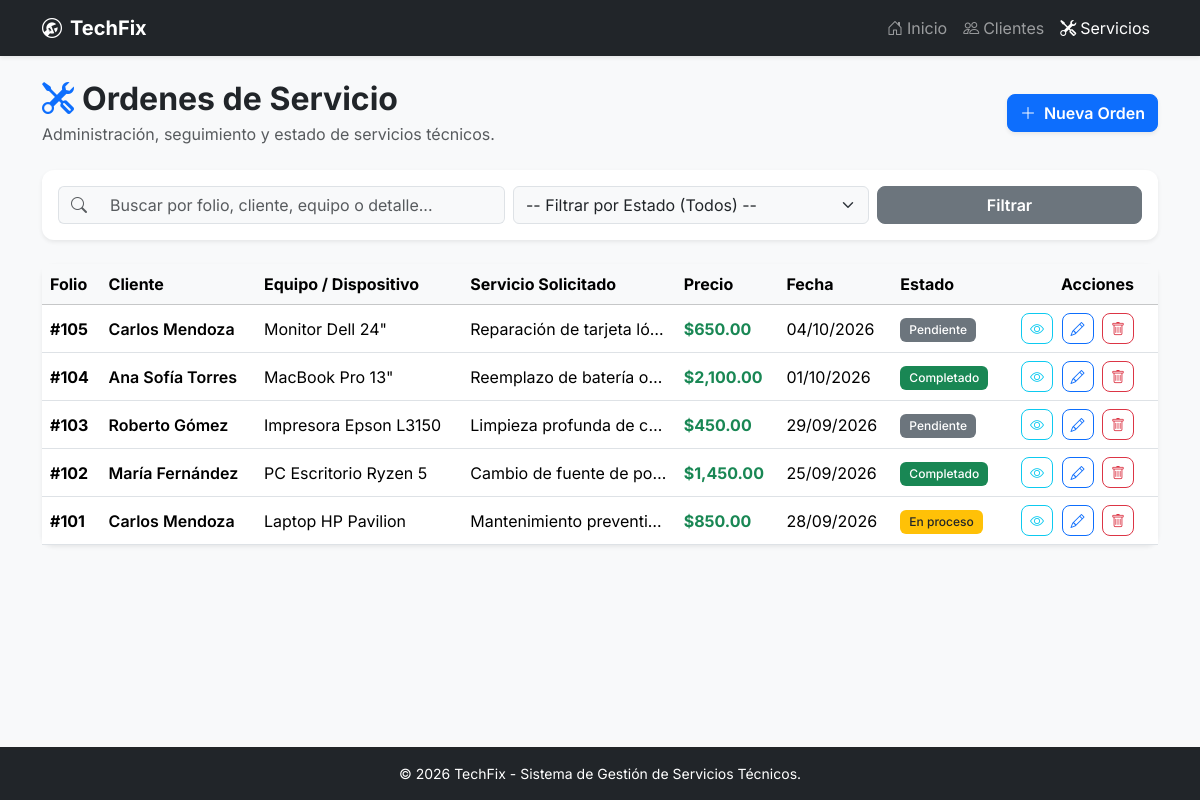
Page /servicios.php on the committed database.
### tables this page shows
CREATE TABLE IF NOT EXISTS `servicios` (
  `id` INT AUTO_INCREMENT PRIMARY KEY,
  `cliente_id` INT NOT NULL,
  `equipo` VARCHAR(150) NOT NULL,
  `servicio` TEXT NOT NULL,
  `precio` DECIMAL(10,2) NOT NULL DEFAULT 0.00,
  `estado` ENUM('Pendiente', 'En proceso', 'Completado', 'Cancelado') NOT NULL DEFAULT 'Pendiente',
  `fecha_ingreso` DATE NOT NULL,
  `created_at` TIMESTAMP DEFAULT CURRENT_TIMESTAMP,
  CONSTRAINT `fk_servicios_cliente` FOREIGN KEY (`cliente_id`) REFERENCES `clientes` (`id`) ON DELETE CASCADE ON UPDATE CASCADE
);

CREATE TABLE IF NOT EXISTS `clientes` (
  `id` INT AUTO_INCREMENT PRIMARY KEY,
  `nombre` VARCHAR(100) NOT NULL,
  `email` VARCHAR(100) NOT NULL,
  `telefono` VARCHAR(20) NOT NULL,
  `ciudad` VARCHAR(100) NOT NULL,
  `created_at` TIMESTAMP DEFAULT CURRENT_TIMESTAMP
);

### servicios.php (the view, shortened to what this page needs)
<?php
require_once 'includes/db.php';
$search       = trim($_GET['search'] ?? '');
$servicios    = [];
$listaClientes= [];
if ($pdo) {
    try {
        $stmtC = $pdo->query("SELECT id, nombre FROM clientes ORDER BY nombre ASC");
        $listaClientes = $stmtC->fetchAll();
        $sql = "
            SELECT s.*, c.nombre AS cliente_nombre, c.email AS cliente_email, c.telefono AS cliente_telefono
            FROM servicios s
            JOIN clientes c ON s.cliente_id = c.id
            WHERE 1=1
        ";
        $params = [];
        $sql .= " ORDER BY s.id DESC";
        $stmt = $pdo->prepare($sql);
        $stmt->execute($params);
        $servicios = $stmt->fetchAll();
    } catch (PDOException $e) {
        $dbErrorMsg = $e->getMessage();
    }
}
function getBadgeClass($estado) {
    switch ($estado) {
        case 'Completado':
            return 'bg-success';
        case 'En proceso':
            return 'bg-warning text-dark';
        case 'Pendiente':
            return 'bg-secondary';
    }
}
require_once 'includes/header.php';
require_once 'includes/navbar.php';
?>
<div class="container my-4">
    <div class="d-flex flex-column flex-md-row justify-content-between align-items-md-center mb-4 gap-3">
        <div>
            <h2 class="fw-bold mb-1"><i class="bi bi-tools me-2 text-primary"></i>Ordenes de Servicio</h2>
            <p class="text-muted mb-0">Administración, seguimiento y estado de servicios técnicos.</p>
        </div>
        <button class="btn btn-primary shadow-sm fw-semibold" data-bs-toggle="modal" data-bs-target="#modalCrearServicio" <?php echo (empty($listaClientes) || !$pdo) ? 'disabled' : ''; ?>>
            <i class="bi bi-plus-lg me-2"></i>Nueva Orden
        </button>
    </div>
    <div class="card border-0 shadow-sm mb-4">
        <div class="card-body p-3">
            <form method="GET" action="servicios.php" class="row g-2 align-items-center">
                <div class="col-md-5 col-12">
                    <div class="input-group">
                        <span class="input-group-text bg-light border-end-0"><i class="bi bi-search text-muted"></i></span>
                        <input type="text" name="search" class="form-control bg-light border-start-0" placeholder="Buscar por folio, cliente, equipo o detalle..." value="<?php echo htmlspecialchars($search); ?>">
                    </div>
                </div>
                <div class="col-md-4 col-12">
                    <select name="estado" class="form-select bg-light" onchange="this.form.submit()">
                        <option value="">-- Filtrar por Estado (Todos) --</option>
                    </select>
                </div>
                <div class="col-md-3 col-12 d-flex gap-2">
                    <button type="submit" class="btn btn-secondary w-100 fw-semibold">Filtrar</button>
                </div>
            </form>
        </div>
    </div>
    <div class="card border-0 shadow-sm">
        <div class="card-body p-0">
            <div class="table-responsive">
                <table class="table table-hover align-middle mb-0">
                    <thead class="table-light">
                        <tr>
                            <th>Folio</th>
                            <th>Cliente</th>
                            <th>Equipo / Dispositivo</th>
                            <th>Servicio Solicitado</th>
                            <th>Precio</th>
                            <th>Fecha</th>
                            <th>Estado</th>
                            <th class="text-end pe-4">Acciones</th>
                        </tr>
                    </thead>
                    <tbody>
                        <?php if (!empty($servicios)): ?>
                            <?php foreach ($servicios as $srv): ?>
                                <tr>
                                    <td class="fw-bold">#<?php echo $srv['id']; ?></td>
                                    <td class="fw-semibold"><?php echo htmlspecialchars($srv['cliente_nombre']); ?></td>
                                    <td><?php echo htmlspecialchars($srv['equipo']); ?></td>
                                    <td class="text-truncate" style="max-width: 200px;"><?php echo htmlspecialchars($srv['servicio']); ?></td>
                                    <td class="fw-bold text-success">$<?php echo number_format($srv['precio'], 2); ?></td>
                                    <td><?php echo date('d/m/Y', strtotime($srv['fecha_ingreso'])); ?></td>
                                    <td>
                                        <span class="badge <?php echo getBadgeClass($srv['estado']); ?>">
                                            <?php echo htmlspecialchars($srv['estado']); ?>
                                        </span>
                                    </td>
                                    <td class="text-end pe-4">
                                        <button
                                            class="btn btn-sm btn-outline-info me-1 btn-ver-servicio"
                                            data-bs-toggle="modal"
                                            data-bs-target="#modalVerServicio"
                                            data-id="<?php echo $srv['id']; ?>"
                                            data-cliente="<?php echo htmlspecialchars($srv['cliente_nombre']); ?>"
                                            data-email="<?php echo htmlspecialchars($srv['cliente_email']); ?>"
                                            data-telefono="<?php echo htmlspecialchars($srv['cliente_telefono']); ?>"
                                            data-equipo="<?php echo htmlspecialchars($srv['equipo']); ?>"
                                            data-servicio="<?php echo htmlspecialchars($srv['servicio']); ?>"
                                            data-precio="$<?php echo number_format($srv['precio'], 2); ?>"
                                            data-fecha="<?php echo date('d/m/Y', strtotime($srv['fecha_ingreso'])); ?>"
                                            data-estado="<?php echo htmlspecialchars($srv['estado']); ?>"
                                            title="Ver detalle">
                                            <i class="bi bi-eye"></i>
                                        </button>
                                        <button
                                            class="btn btn-sm btn-outline-primary me-1 btn-edit-servicio"
                                            data-bs-toggle="modal"
                                            data-bs-target="#modalEditarServicio"
                                            data-id="<?php echo $srv['id']; ?>"
                                            data-cliente_id="<?php echo $srv['cliente_id']; ?>"
                                            data-equipo="<?php echo htmlspecialchars($srv['equipo']); ?>"
                                            data-servicio="<?php echo htmlspecialchars($srv['servicio']); ?>"
                                            data-precio="<?php echo $srv['precio']; ?>"
                                            data-estado="<?php echo htmlspecialchars($srv['estado']); ?>"
                                            data-fecha="<?php echo $srv['fecha_ingreso']; ?>"
                                            title="Editar orden">
                                            <i class="bi bi-pencil"></i>
                                        </button>
                                        <button
                                            class="btn btn-sm btn-outline-danger btn-delete-servicio"
                                            data-bs-toggle="modal"
                                            data-bs-target="#modalEliminarServicio"
                                            data-id="<?php echo $srv['id']; ?>"
                                            title="Eliminar orden">
                                            <i class="bi bi-trash"></i>
                                        </button>
                                    </td>
                                </tr>
                            <?php endforeach; ?>
                        <?php endif; ?>
                    </tbody>
                </table>
            </div>
        </div>
    </div>
</div>
<?php
require_once 'includes/footer.php';
?>

### includes/header.php (style rules this page uses)
body { font-family: 'Inter', sans-serif; }
.card { border-radius: 12px; }
.btn { border-radius: 8px; }
.badge { font-weight: 500; padding: 0.5em 0.75em; }

### rows in the picture
servicios: id "105", cliente.nombre "Carlos Mendoza", equipo "Monitor Dell 24\"", servicio "Reparación de tarjeta ló…", precio "650.00", fecha_ingreso "04/10/2026", estado "Pendiente"
servicios: id "104", cliente.nombre "Ana Sofía Torres", equipo "MacBook Pro 13\"", servicio "Reemplazo de batería o…", precio "2,100.00", fecha_ingreso "01/10/2026", estado "Completado"
servicios: id "103", cliente.nombre "Roberto Gómez", equipo "Impresora Epson L3150", servicio "Limpieza profunda de c…", precio "450.00", fecha_ingreso "29/09/2026", estado "Pendiente"
servicios: id "102", cliente.nombre "María Fernández", equipo "PC Escritorio Ryzen 5", servicio "Cambio de fuente de po…", precio "1,450.00", fecha_ingreso "25/09/2026", estado "Completado"
servicios: id "101", cliente.nombre "Carlos Mendoza", equipo "Laptop HP Pavilion", servicio "Mantenimiento preventi…", precio "850.00", fecha_ingreso "28/09/2026", estado "En proceso"
